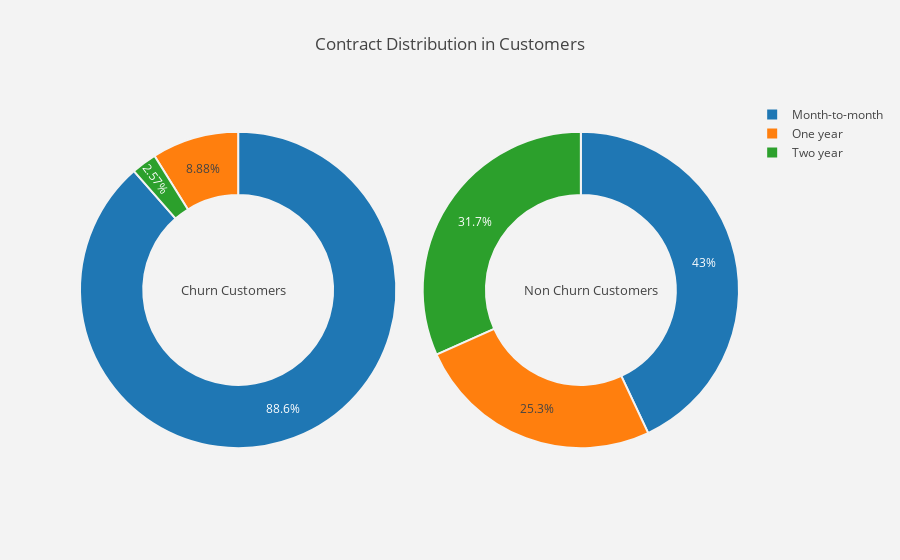

Notebook code for this chart:
### Code cell
#Exploring'Contract' distribution with 'Churn'
pie_chart('Contract')

### Figure 1 — Plotly figure (JSON) as saved in the notebook; plotly's stock layout.template omitted (floating-point values rounded to 4 significant figures)
{"data": [{"domain": {"x": [0, 0.48]}, "hole": 0.6, "hoverinfo": "label+percent+name", "labels": ["Month-to-month", "One year", "Two year"], "marker": {"line": {"color": "rgb(243,243,243)", "width": 2}}, "name": "Churn Customers", "type": "pie", "uid": "1787f198-be1e-4611-a8a8-80af5254efd8", "values": [1655, 166, 48]}, {"domain": {"x": [0.52, 1]}, "hole": 0.6, "hoverinfo": "label+percent+name", "labels": ["Month-to-month", "Two year", "One year"], "marker": {"line": {"color": "rgb(243,243,243)", "width": 2}}, "name": "Non Churn Customers", "type": "pie", "uid": "593dc44e-1d75-41c3-9bd6-0f06278a007b", "values": [2220, 1637, 1306]}], "layout": {"annotations": [{"font": {"size": 13}, "showarrow": false, "text": "Churn Customers", "x": 0.15, "y": 0.5}, {"font": {"size": 13}, "showarrow": false, "text": "Non Churn Customers", "x": 0.88, "y": 0.5}], "paper_bgcolor": "rgb(243,243,243)", "plot_bgcolor": "rgb(243,243,243)", "title": {"text": "Contract Distribution in Customers"}}}
